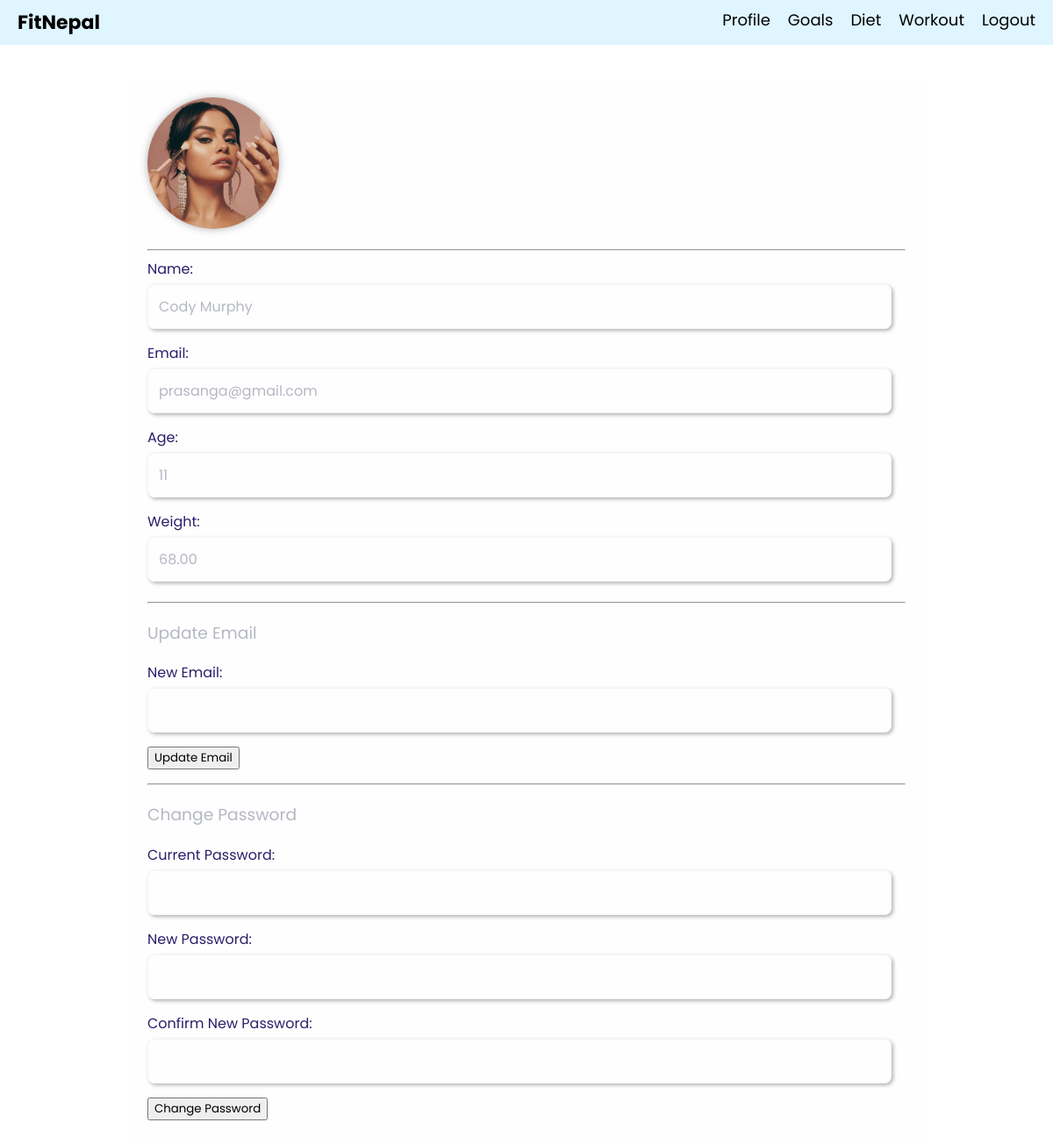
Before: /profile.php (signed in) with the older database file.
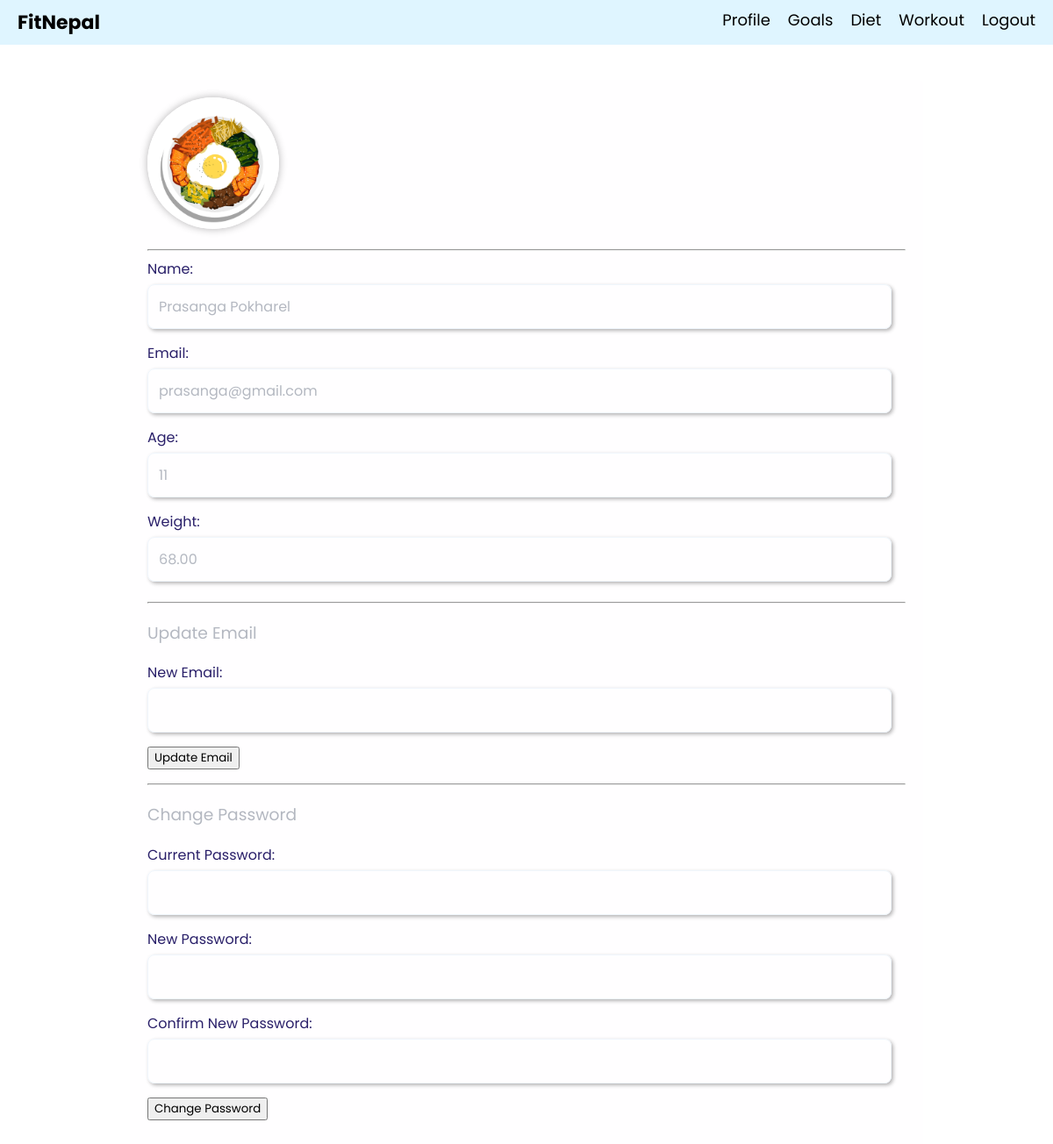
After: the same page with the newer database file.
### tables this page shows
CREATE TABLE `users` (
  `id` int(11) NOT NULL,
  `user_id` int(11) NOT NULL,
  `name` varchar(100) NOT NULL,
  `email` varchar(100) NOT NULL,
  `password` varchar(255) NOT NULL,
  `age` int(11) NOT NULL,
  `weight` decimal(5,2) NOT NULL,
  `height` int(11) NOT NULL,
  `activity` enum('normal','intermediate','highly_active') NOT NULL,
  `profile_picture` varchar(255) DEFAULT NULL,
  `registration_time` timestamp NOT NULL DEFAULT current_timestamp(),
  `status` varchar(10) DEFAULT 'inactive'
);

### profile.php (the view, shortened to what this page needs)
<?php
include "db_connection.php";
$user_id = $_SESSION['user_id'];
$sql = "SELECT name, email, age, weight, profile_picture FROM users WHERE id = ?";
$stmt = $conn->prepare($sql);
$stmt->bind_param("i", $user_id);
$stmt->execute();
$result = $stmt->get_result();
$user_data = $result->fetch_assoc();
$name = $user_data["name"];
$email = $user_data["email"];
$age = $user_data["age"];
$weight = $user_data["weight"];
$profile_picture = $user_data["profile_picture"] ?? 'blank_profile_picture.jpg';
?>
<?php
include 'header\header.php';
?>
<!DOCTYPE html>
<html lang="en">
<head>
    <link rel="stylesheet" href="./CSS/profile.css">
    <link rel="stylesheet" href="https://cdnjs.cloudflare.com/ajax/libs/animate.css/4.1.1/animate.min.css" />
</head>
<body>
<section class="hero-section">
    <div class="container">
        <div class="profile-info">
            <div class="profile-pic-wrapper">
                <img src="<?php echo $profile_picture; ?>" id="profile-picture-display" alt="Profile Picture" class="profile-picture">
            </div>
            <hr>
            <form action="<?php echo htmlspecialchars($_SERVER["PHP_SELF"]); ?>" method="post">
                <label for="name">Name:</label>
                <input type="text" id="name" name="name" value="<?php echo $name; ?>" required>
                <label for="email">Email:</label>
                <input type="email" id="email" name="email" value="<?php echo $email; ?>" required>
                <label for="age">Age:</label>
                <input type="number" id="age" name="age" value="<?php echo $age; ?>" required>
                <label for="weight">Weight:</label>
                <input type="number" id="weight" step="0.01" value="<?php echo $weight; ?>" required>
            </form>
            <hr>
            <h3>Update Email</h3>
            <form action="<?php echo htmlspecialchars($_SERVER["PHP_SELF"]); ?>" method="post">
                <label for="new_email">New Email:</label>
                <input type="email" id="new_email" name="new_email" required>
                <button class="prof"  type="submit">Update Email</button>
            </form>
            <hr>
            <h3>Change Password</h3>
            <form action="<?php echo htmlspecialchars($_SERVER["PHP_SELF"]); ?>" method="post">
                <label for="current_password">Current Password:</label>
                <input type="password" id="current_password" name="current_password" required>
                <label for="new_password">New Password:</label>
                <input type="password" id="new_password" name="new_password" required>
                <label for="confirm_password">Confirm New Password:</label>
                <input type="password" id="confirm_password" name="confirm_password" required>
                <button class="prof" type="submit">Change Password</button>
            </form>
        </div>
    </div>
</section>
</body>
</html>

Changed rows visible on the page:
changed users "prasanga@gmail.com": profile_picture: a different picture; name "Cody Murphy" → "Prasanga Pokharel"
